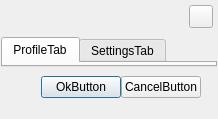
<ui version="4.0" >
 <class>SetupDialogClass</class>
 <widget class="QDialog" name="SetupDialogClass" >
  <property name="windowModality" >
   <enum>Qt::NonModal</enum>
  </property>
  <property name="geometry" >
   <rect>
    <x>0</x>
    <y>0</y>
    <width>483</width>
    <height>506</height>
   </rect>
  </property>
  <layout class="QVBoxLayout" name="verticalLayout_3" >
   <property name="spacing" >
    <number>0</number>
   </property>
   <property name="sizeConstraint" >
    <enum>QLayout::SetFixedSize</enum>
   </property>
   <property name="margin" >
    <number>0</number>
   </property>
   <item>
    <widget class="QFrame" name="styledFrame" >
     <property name="frameShape" >
      <enum>QFrame::NoFrame</enum>
     </property>
     <property name="frameShadow" >
      <enum>QFrame::Plain</enum>
     </property>
     <property name="lineWidth" >
      <number>0</number>
     </property>
     <layout class="QVBoxLayout" name="verticalLayout_2" >
      <property name="spacing" >
       <number>0</number>
      </property>
      <property name="margin" >
       <number>0</number>
      </property>
      <item>
       <layout class="QHBoxLayout" name="horizontalLayout_2" >
        <property name="topMargin" >
         <number>5</number>
        </property>
        <property name="rightMargin" >
         <number>5</number>
        </property>
        <item>
         <spacer name="horizontalSpacer_4" >
          <property name="orientation" >
           <enum>Qt::Horizontal</enum>
          </property>
          <property name="sizeHint" stdset="0" >
           <size>
            <width>10</width>
            <height>5</height>
           </size>
          </property>
         </spacer>
        </item>
        <item>
         <widget class="QToolButton" name="closeToolButton" >
          <property name="focusPolicy" >
           <enum>Qt::NoFocus</enum>
          </property>
          <property name="accessibleName" >
           <string>transparentButton</string>
          </property>
          <property name="layoutDirection" >
           <enum>Qt::LeftToRight</enum>
          </property>
          <property name="popupMode" >
           <enum>QToolButton::DelayedPopup</enum>
          </property>
         </widget>
        </item>
       </layout>
      </item>
      <item>
       <layout class="QVBoxLayout" name="verticalLayout" >
        <property name="leftMargin" >
         <number>1</number>
        </property>
        <property name="topMargin" >
         <number>9</number>
        </property>
        <property name="rightMargin" >
         <number>1</number>
        </property>
        <property name="bottomMargin" >
         <number>6</number>
        </property>
        <item>
         <widget class="QTabWidget" name="setupTabWidget" >
          <property name="tabShape" >
           <enum>QTabWidget::Rounded</enum>
          </property>
          <property name="currentIndex" >
           <number>0</number>
          </property>
          <widget class="QWidget" name="profileTab" >
           <attribute name="title" >
            <string>ProfileTab</string>
           </attribute>
           <layout class="QVBoxLayout" name="verticalLayout_5" >
            <item>
             <widget class="MoodBox::ProfileFrame" name="profileFrame" >
              <property name="frameShape" >
               <enum>QFrame::NoFrame</enum>
              </property>
              <property name="frameShadow" >
               <enum>QFrame::Plain</enum>
              </property>
              <property name="lineWidth" >
               <number>0</number>
              </property>
             </widget>
            </item>
           </layout>
          </widget>
          <widget class="QWidget" name="settingsTab" >
           <attribute name="title" >
            <string>SettingsTab</string>
           </attribute>
           <layout class="QVBoxLayout" name="verticalLayout_4" >
            <item>
             <widget class="MoodBox::SettingsFrame" name="settingsFrame" >
              <property name="frameShape" >
               <enum>QFrame::NoFrame</enum>
              </property>
              <property name="frameShadow" >
               <enum>QFrame::Plain</enum>
              </property>
              <property name="lineWidth" >
               <number>0</number>
              </property>
             </widget>
            </item>
           </layout>
          </widget>
         </widget>
        </item>
        <item>
         <widget class="QFrame" name="frameBottom" >
          <property name="sizePolicy" >
           <sizepolicy vsizetype="Fixed" hsizetype="Preferred" >
            <horstretch>0</horstretch>
            <verstretch>0</verstretch>
           </sizepolicy>
          </property>
          <property name="minimumSize" >
           <size>
            <width>16</width>
            <height>46</height>
           </size>
          </property>
          <property name="frameShape" >
           <enum>QFrame::NoFrame</enum>
          </property>
          <property name="frameShadow" >
           <enum>QFrame::Plain</enum>
          </property>
          <property name="lineWidth" >
           <number>0</number>
          </property>
          <layout class="QHBoxLayout" name="_4" >
           <property name="rightMargin" >
            <number>16</number>
           </property>
           <property name="bottomMargin" >
            <number>5</number>
           </property>
           <item>
            <spacer>
             <property name="orientation" >
              <enum>Qt::Horizontal</enum>
             </property>
             <property name="sizeHint" stdset="0" >
              <size>
               <width>40</width>
               <height>20</height>
              </size>
             </property>
            </spacer>
           </item>
           <item>
            <widget class="QPushButton" name="okButton" >
             <property name="minimumSize" >
              <size>
               <width>80</width>
               <height>0</height>
              </size>
             </property>
             <property name="accessibleName" >
              <string>rectButton</string>
             </property>
             <property name="text" >
              <string>OkButton</string>
             </property>
             <property name="autoDefault" >
              <bool>false</bool>
             </property>
             <property name="default" >
              <bool>true</bool>
             </property>
            </widget>
           </item>
           <item>
            <widget class="QPushButton" name="cancelButton" >
             <property name="minimumSize" >
              <size>
               <width>80</width>
               <height>0</height>
              </size>
             </property>
             <property name="accessibleName" >
              <string>rectButton</string>
             </property>
             <property name="text" >
              <string>CancelButton</string>
             </property>
             <property name="autoDefault" >
              <bool>false</bool>
             </property>
            </widget>
           </item>
          </layout>
         </widget>
        </item>
       </layout>
      </item>
     </layout>
    </widget>
   </item>
  </layout>
 </widget>
 <layoutdefault spacing="0" margin="0" />
 <customwidgets>
  <customwidget>
   <class>MoodBox::ProfileFrame</class>
   <extends>QFrame</extends>
   <header>profileframe.h</header>
   <container>1</container>
  </customwidget>
  <customwidget>
   <class>MoodBox::SettingsFrame</class>
   <extends>QFrame</extends>
   <header>settingsframe.h</header>
   <container>1</container>
  </customwidget>
 </customwidgets>
 <resources/>
 <connections/>
</ui>
